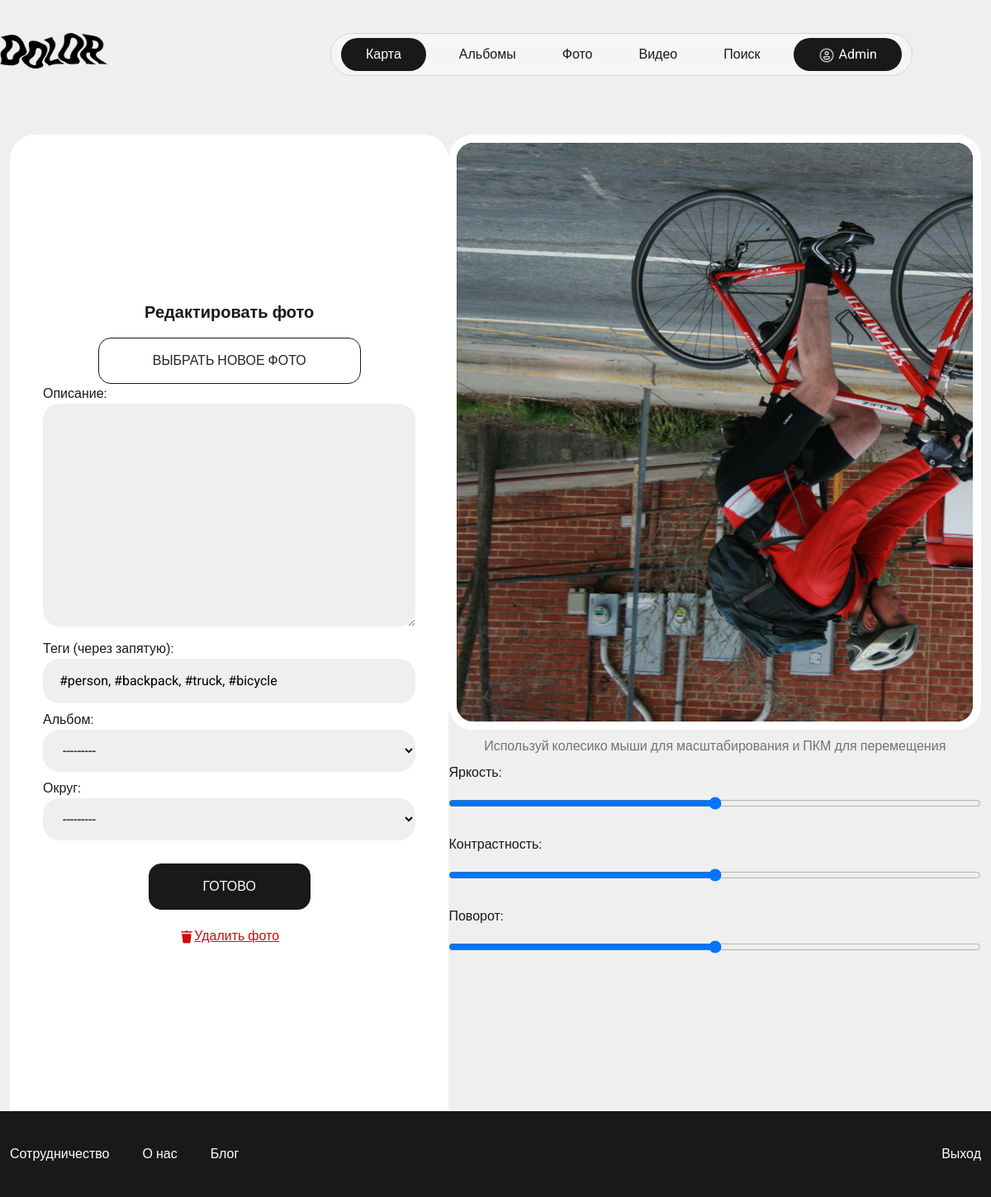
The app's page /edit_photo/184/ (signed in) with its own data.
### project/apps/base/models.py (models this page shows, shortened)
class User(AbstractUser):
    username = models.CharField(max_length=256, null=True)
    email = models.EmailField(unique=True, null=True)
    login = models.CharField(max_length=256, null=True)
    avatar = models.ImageField(null=True, blank=True, upload_to='avatars', default="avatar.svg")
    avatar_brightness = models.CharField(max_length=256, null=True, blank=True)
    avatar_contrast = models.CharField(max_length=256, null=True, blank=True)
    avatar_rotation = models.CharField(max_length=256, null=True, blank=True)
    created = models.DateTimeField(auto_now_add=True)
    updated = models.DateTimeField(auto_now=True)
    USERNAME_FIELD = 'email'
    REQUIRED_FIELDS = ['username']
    class Meta:
        ordering = ['-id', '-updated']
        verbose_name = 'User'
        verbose_name_plural = 'Users'
    def __str__(self):
        return self.username or self.email

class UploadedPhotos(models.Model):
    owner = models.ForeignKey(User, on_delete=models.SET_NULL, null=True)
    photo = models.ImageField(null=True, upload_to=get_photo_upload_path, default="ava1.jpg")
    reducted = models.ImageField(null=True, upload_to=get_photo_reducted_upload_path, default="ava1.jpg")
    description = models.TextField(null=True, blank=True)
    tags = models.CharField(max_length=256, null=True, blank=True)
    album = models.ForeignKey(Albums, on_delete=models.SET_NULL, null=True, blank=True)
    region = models.ForeignKey(Regions, on_delete=models.SET_NULL, null=True, blank=True)
    brightness = models.CharField(max_length=256, null=True, blank=True)
    contrast = models.CharField(max_length=256, null=True, blank=True)
    rotation = models.CharField(max_length=256, null=True, blank=True)
    created = models.DateTimeField(auto_now_add=True)
    updated = models.DateTimeField(auto_now=True)
    class Meta:
        ordering = ['-id', '-updated']
        verbose_name = 'Uploaded Photo'
        verbose_name_plural = 'Uploaded Photos'

### project/apps/base/views.py (the view, shortened to what this page needs)
# urls.py: path('edit_photo/<str:pk>/', views.edit_photo, name='edit_photo'),
@login_required(login_url='login')
def edit_photo(request, pk):
    photo = models.UploadedPhotos.objects.get(id=pk)
    form = forms.PhotoForm(request.POST or None, request.FILES or None, instance=photo)
    context = {'photo': photo, 'form': form}
    return render(request, 'base/components/edit_photo.htm', context)

### project/apps/base/forms.py
class PhotoForm(ModelForm):
    class Meta:
        model = models.UploadedPhotos
        fields = '__all__'
        exclude = ['owner', 'reducted', 'created', 'updated']
        widgets = {
            'photo': forms.FileInput(attrs={'accept': 'image/*,.dng,.raw'}),
            'album': forms.Select(),
            'region': forms.Select(),
        }

### project/apps/base/models.py (called while the page is built)
    def __str__(self):
        return self.name

### project/apps/base/templates/base/components/edit_photo.htm (shortened to what this page needs)
{% extends 'index.htm' %}
{% load static %}
{% block content %}
    <div class="content">
        <form class="container add_review_block" method="post" enctype="multipart/form-data">
            <div class="add_photo_background_block">
                <div class="inner_add_photo_background_block">
                    <p class="heading_txt">Редактировать фото</p>
                    <label class="input-file">
                        <span class="btn">Выбрать новое фото</span>
                    </label>
                    <p class="label">Описание:</p>
                    {{ form.description }}
                    <p class="label">Теги (через запятую):</p>
                    {{ form.tags }}
                    <p class="label">Альбом:</p>
                    {{ form.album }}
                    <p class="label">Округ:</p>
                    {{ form.region }}
                    <input class="btn upload_button" type="submit" value="Готово"> <br>
                    <a href="{% url 'delete_photo' photo.id %}" id="delete-link" class="delete_link"><img src="{% static 'assets/img/delete.svg' %}">Удалить фото</a>
                </div>
            </div>
            <div class="edit_review_photo_block">
                <div class="photo_review_block" id="photo_review_block_img">
                    <img alt="" src="{{ photo.photo.url }}" style="transform: scale(1) rotate({{ photo.rotation }}deg); filter: brightness({{ photo.brightness }}) contrast({{ photo.contrast }});"/>
                </div>
                <p class="grey_txt about_profile my-2">Используй колесико мыши для масштабирования и ПКМ для перемещения</p>
                <div class="editor_block">
                    <p>Яркость:</p>
                    <input type="range" name="brightness" id="brightness-range" class="range" value="{{ photo.brightness }}" max="2.0" min="0.0" step="0.005">
                    <p>Контрастность:</p>
                    <input type="range" name="contrast" id="contrast-range" class="range" value="{{ photo.contrast }}" max="2.0" min="0.0" step="0.005">
                    <p>Поворот:</p>
                    <input type="range" name="rotation" id="rotation-range" class="range" value="{{ photo.rotation }}" max="360" min="0" step="1">
                </div>
            </div>
        </form>
    </div>
{% endblock %}

### project/templates/header.htm
{% load static %}
    <div class="header">
        <div class="container">
            <div class="row header_block">
                <div class="col-4">
                    <div class="logo">
                        <a href="{% url 'main' %}">
                            <img class="logo_img" src="{% static 'assets/img/logo.png' %}">
                        </a>
                    </div>
                </div>
                <div class="col-4">
                    <div class="navigation">
                        <ul class="nav justify-content-center">
                            {% if request.user.is_authenticated %}
                                <li class="nav-item ">
                                    <a class="nav-link login_header_nav" href="{% url 'map' request.user.id %}">Карта</a>
                                </li>
                            {% endif %}
                            <li class="nav-item">
                                <a class="nav-link" href="{% url 'albums' %}">Альбомы</a>
                            </li>
                            <li class="nav-item">
                                <a class="nav-link" href="{% url 'photos' %}">Фото</a>
                            </li>
                            <li class="nav-item">
                                <a class="nav-link" href="{% url 'videos' %}">Видео</a>
                            </li>
                            <li class="nav-item">
                                <a class="nav-link" href="{% url 'search' %}">Поиск</a>
                            </li>
                            <li class="nav-item ">
                                {% if request.user.is_authenticated %}
                                    <a class="nav-link login_header_nav" href="{% url 'profile' %}"><img style="width:20px;margin-right:5px" src="{% static 'assets/img/user.png' %}">{{ request.user }}</a>
                                {% else %}
                                    <a class="nav-link login_header_nav" href="{% url 'login' %}">Вход</a>
                                {% endif %}
                            </li>
                        </ul>
                    </div>
                </div>
            </div>
        </div>
    </div>

### project/static/assets/css/main.css (style rules this page uses)
html,body { font-family: 'Roboto', sans-serif; color: #191919; height:100%; background-color:#EFEFEF; font-weight:400; }
ul { list-style-type: none; }
a { text-decoration: none; color:#191919 !important; }
.heading_txt { font-size: 20px; font-weight: 700; }
.grey_txt { color:#737373; }
.header { margin-top:40px; }
.container { max-width:1430px; }
.header_block .col-4 { padding-left:0; }
.logo img { width:130px; }
.navigation { z-index:9999; backdrop-filter: blur(8px); position: fixed; border-color: rgba(213, 213, 213, 1); border-style: solid; flex-shrink: 0; border-width: 1px; border-radius: 30px; background-color: rgba(255, 255, 255, 0.4); }
.navigation .nav-item { padding:5px 12px; }
.login_header_nav { background-color: #191919; color: white !important; border-radius: 100px; padding-left:30px; padding-right:30px; }
.content { flex: 1 1 auto; margin-top:80px; }
#login, #password, #id_password1, #id_password2, #id_username, #id_login, #id_email, #password_repeat, #id_tags, #id_description, #id_title, #id_album, #select_options, #id_region, #search { border-radius: 20px; border:none; background-color: #EFEFEF; width:100%; outline: none; padding:15px 20px; margin-bottom:8px; }
.label { text-align: left; margin-bottom:0; }
.btn { border: 1px #191919 solid; padding:15px 65px; text-transform:uppercase; border-radius:15px; margin-top:20px; }
.about_profile { text-align:center; width:100%; }
.add_review_block { display: flex; justify-content: space-between; align-items: stretch; align-content: stretch; height:100%; }
.add_photo_background_block { align-self: stretch; width:533px; padding-right: 40px; padding-left: 40px; background-color: white; border-radius: 30px 30px 0 0; text-align: center; }
.inner_add_photo_background_block { padding-top:200px; padding-bottom:200px; }
.input-file { position: relative; }
.input-file span { margin-top:0; position: relative; vertical-align: middle; text-align: center; box-sizing: border-box; }
.upload_button { background-color: #191919; color:white; margin-bottom:20px; }
.edit_review_photo_block { align-self: stretch; width: 55%; }
.photo_review_block { background-color: #191919; height:61%; border-radius: 30px; padding-top: 90%; position: relative; overflow:hidden; border: 10px solid white; }
.photo_review_block img { position: absolute; top: 0; height:100%; object-fit:cover; }
.range { width:100%; background: #ecf0f1; margin-bottom: 30px; }
.delete_link { color:rgb(203, 13, 13) !important; text-decoration: underline; }
.delete_link img { width: 18px; }

### records on screen
User: user "Admin"
UploadedPhotos: tags "#person, #backpack, #truck, #bicycle", album "---------", region "---------", photo (picture), brightness "1", contrast "1", rotation "180"
